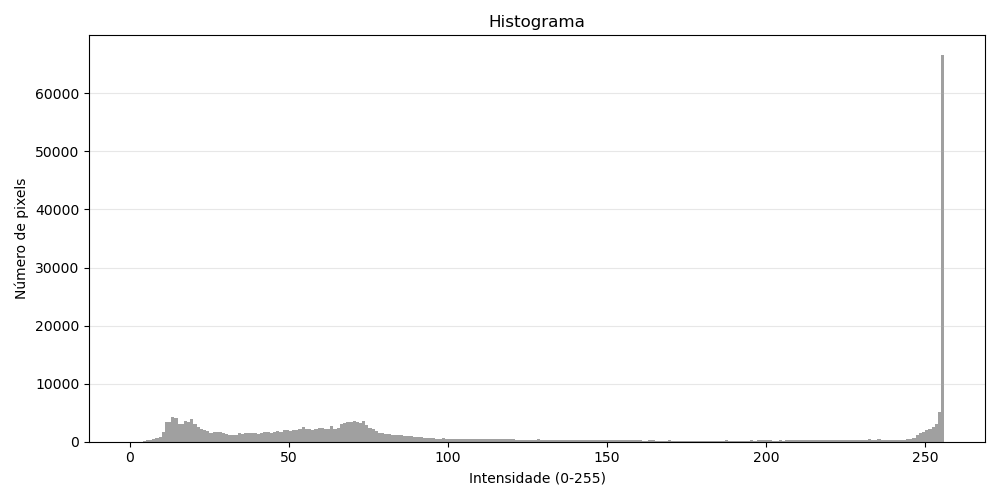
#> input picture output/fiducial_histogram.png, 1000 x 500 px; its folder holds only this picture in this run
$ python main.py ../output/fiducial_histogram.png out.png --thresholding global
#> lines starting #> are read from the running program, lines starting #| are printed output that depends on the picture
### src/utils.py
import cv2
import numpy as np
import matplotlib.pyplot as plt
import os

"""Funcoes utilitarias para E/S de imagens e visualizacao.

Este modulo concentra operacoes de carregamento, salvamento e exibicao
de imagens usadas no fluxo principal do projeto.
"""

def load_image(path: str, monochromatic: bool=True) -> np.ndarray:
    """Carrega uma imagem do disco usando OpenCV.

    :param path: Caminho do arquivo de imagem.
    :param monochromatic: Se verdadeiro, carrega em tons de cinza.
    :returns: Imagem carregada como arranjo NumPy.
    :raises FileNotFoundError: Se o arquivo nao puder ser lido.
    """
#> called with path = '../output/fiducial_histogram.png', monochromatic = True

    if monochromatic:
        # Loads image as a single 2D matrix (M x N)
        flag = cv2.IMREAD_GRAYSCALE
    else:
        # Loads as a 3D matrix (M x N x 3) in BGR format
        flag = cv2.IMREAD_COLOR


    img = cv2.imread(path, flag)
#> img is the input picture: shape (500, 1000); min 0, max 255, mean 250.9
#> the answer given: 100

    if img is None:
        raise FileNotFoundError(f"Could not find image at {path}")

    return img

def save_image(img: np.ndarray, folder: str, filename: str) -> None:
    """Salva uma imagem no disco.

    :param img: Imagem a ser salva.
    :param folder: Pasta de destino.
    :param filename: Nome do arquivo de saida.
    :returns: Nao retorna valor.
    :raises FileNotFoundError: Se a pasta de destino nao existir.
    """

    if not os.path.exists(folder):
        raise FileNotFoundError(f"Folder does not exist: {folder}")

    full_path = os.path.join(folder, filename)

    # checks the file extension to decide the format
    image = cv2.imwrite(full_path, img)

    if not image:
        print(f"Failed to save image to {full_path}")
    else:
        print(f"Image saved: {full_path}")

# [113 lines left out: functions display_results, calculate_black_pixel_fraction, display_histogram_and_stats, display_histograms_separate, save_histogram, not called in this run]


### src/thresholding.py
from typing import Tuple

import numpy as np
from scipy import ndimage

def global_threshold_binarization(img: np.ndarray, threshold: int) -> np.ndarray:
    """Binariza a imagem a partir de um limiar.

    Pixels com intensidade maior que `threshold` recebem 255; os demais,
    0.

    :param img: Imagem de entrada.
    :param threshold: Limiar de corte para binarizacao.
    :returns: Imagem binaria em `uint8`.
    """
#> called with threshold = 100
    result = np.where(img > threshold, 0, 255)
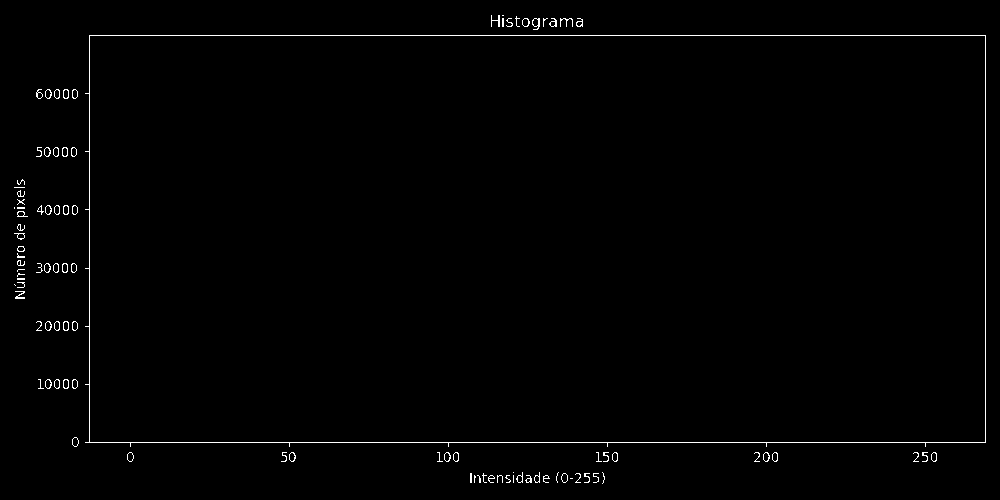
#> result: shape (500, 1000) int64; 0.95% white in thin lines or dots
    return result.astype(np.uint8)
#> returned value: shape (500, 1000); 0.95% white in thin lines or dots

# [139 lines left out: functions otsu_threshold_binarization, bernsen_threshold_binarization, niblack_threshold_binarization, sauvola_threshold_binarization, phansalskar_threshold_binarization, mean_threshold_binarization and 2 more, not called in this run]

### src/main.py
"""Interface de linha de comando para aplicar transformacoes e filtros.

Este modulo recebe a imagem de entrada, seleciona a tarefa informada por
argumento e salva a imagem processada no caminho de saida.
"""

import argparse
import sys
import numpy as np
import cv2
from thresholding import (
    bernsen_threshold_binarization,
    global_threshold_binarization,
    niblack_threshold_binarization,
    otsu_threshold_binarization,
    sauvola_threshold_binarization,
    phansalskar_threshold_binarization,
    mean_threshold_binarization,
    median_threshold_binarization,
    contrast_threshold_binarization
)
from utils import display_histogram_and_stats, load_image, save_image, display_results, display_histograms_separate, save_histogram


def main():
    """Executa o fluxo principal da aplicacao via CLI.

    Configura e interpreta os argumentos, carrega a imagem de entrada,
    aplica a transformacao/filtro selecionado e salva o resultado.

    :returns: Nao retorna valor. O efeito e a escrita do arquivo de saida.
    """
    parser = argparse.ArgumentParser(description="MC920 - Trabalho 2")

    # Positional arguments for Input and Output paths
    parser.add_argument("input", help="Path to input PNG image")
    parser.add_argument("output", help="Path to save output PNG image")

    # Task selection argument
    parser.add_argument("--thresholding", type=str, required=True,
                        choices=[
                            "global",
                            "otsu",
                            "bernsen",
                            "niblack",
                            "sauvola",
                            "phansalskar",
                            "mean",
                            "median",
                            "contrast",
                            "histogram"
                        ],
                        help="Select the thesholding method to apply")

    # Optional flag to display results
    parser.add_argument("--display", action="store_true", help="Display original and processed images side-by-side")

    # Optional flag for colored mode
    parser.add_argument("--colored", action="store_true", help="Load image in color mode instead of monochromatic")

    args = parser.parse_args()
    threshold = None

    if args.colored:
        img = load_image(args.input, monochromatic=False)
    else:
        img = load_image(args.input, monochromatic=True)

    if args.thresholding == "global":
        threshold = int(input("Enter the threshold value (0-255): "))
        result = global_threshold_binarization(img, threshold)
    elif args.thresholding == "otsu":
        result,threshold  = otsu_threshold_binarization(img)
    elif args.thresholding == "bernsen":
        window_size = int(input("Entre com o tamanho da janela (impar): "))
        result = bernsen_threshold_binarization(img, window_size)
    elif args.thresholding == "niblack":
        window_size = int(input("Entre com o tamanho da janela (impar): "))
        k = float(input("Entre com o valor de k (ex: -0.2): "))
        result = niblack_threshold_binarization(img, window_size, k)
    elif args.thresholding == "sauvola":
        window_size = int(input("Entre com o tamanho da janela (impar): "))
        k = float(input("Entre com o valor de k (ex: 0.5): "))
        r = float(input("Entre com o valor de R (ex: 128): "))
        result = sauvola_threshold_binarization(img, window_size, k, r)
    elif args.thresholding == "phansalskar":
        window_size = int(input("Entre com o tamanho da janela (impar): "))
        k = float(input("Entre com o valor de k (ex: 0.25): "))
        r = float(input("Entre com o valor de R (ex: 0.5): "))
        p = float(input("Entre com o valor de p (ex: 2.0): "))
        q = float(input("Entre com o valor de q (ex: 10.0): "))
        result = phansalskar_threshold_binarization(img, window_size, k, r, p, q)
    elif args.thresholding == "mean":
        window_size = int(input("Entre com o tamanho da janela (impar): "))
        c = float(input("Entre com o valor de C (ex: 10.0): "))
        result = mean_threshold_binarization(img, window_size, c)
    elif args.thresholding == "median":
        window_size = int(input("Entre com o tamanho da janela (impar): "))
        result = median_threshold_binarization(img, window_size)
    elif args.thresholding == "contrast":
        window_size = int(input("Entre com o tamanho da janela (impar): "))
        result = contrast_threshold_binarization(img, window_size)
    elif args.thresholding == "histogram":
        save_histogram(img, args.output)
        sys.exit(0)
    else:
        print("Invalid task.")
        sys.exit(1)

    save_image(result, "output", args.output)
    if args.display:
        if threshold is not None:
            display_histogram_and_stats(img, result, args.thresholding, threshold, args.output)
        else:
            display_histograms_separate(result, args.output)
        display_results(img, result, title=args.thresholding)

    print("Processing completed successfully.")
    print(f"Input: {args.input}")
    print(f"Output: {args.output}")
if __name__ == "__main__":
    main()

$ run again, on output/sonnet_histogram.png
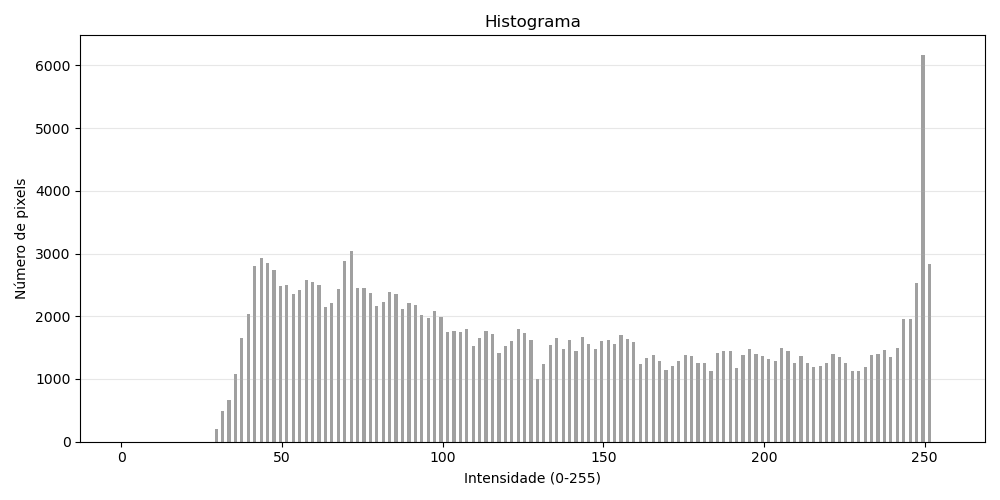
#> input picture output/sonnet_histogram.png, 1000 x 500 px
#> in load_image, img is the input picture: shape (500, 1000); min 0, max 255, mean 244.5
#> in global_threshold_binarization, `result = np.where(img > threshold, 0, 255)`:
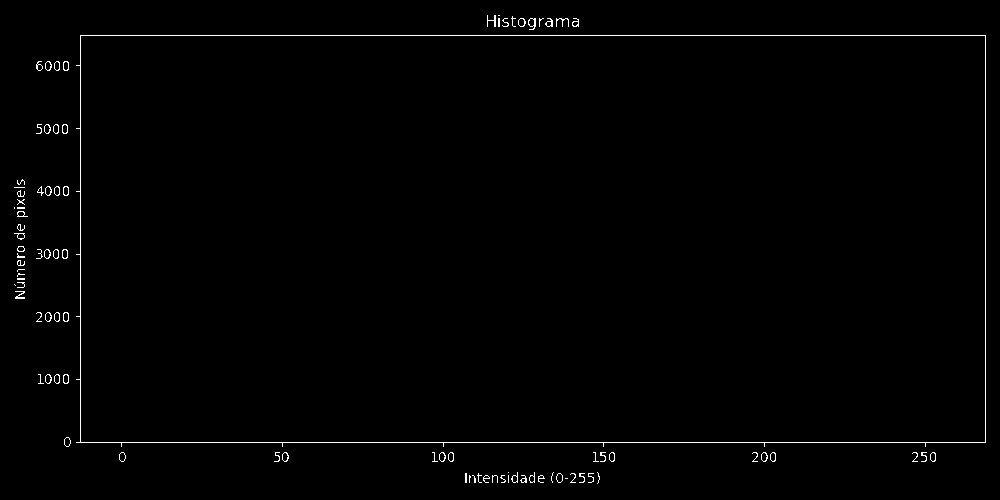
#> result: shape (500, 1000) int64; 0.92% white in thin lines or dots
